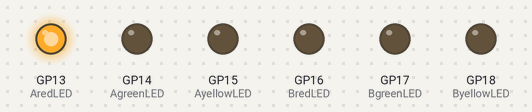
Recording of a program running on a simulated Raspberry Pi Pico running MicroPython. On the bench: output pins drawn as LEDs (lit = HIGH).

Above: at 2.5 s.
At 6.5 s:
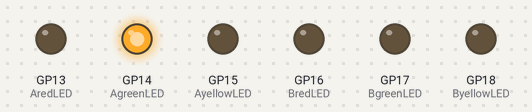
At 8.2 s:
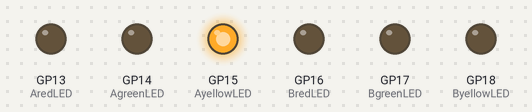
At 9.45 s:
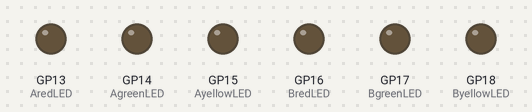
Timing chart, 0 to 12.4 s (numbered marks = the images above):
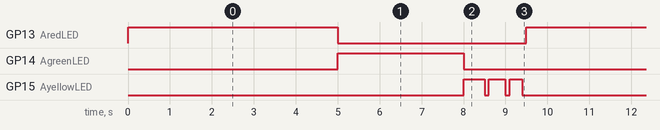

Measured:
- by itself, GP13 (AredLED): alternates HIGH for 5.0 s and LOW for 4.5 s
- by itself, GP14 (AgreenLED): alternates HIGH for 3.0 s and LOW for 6.5 s
- by itself, GP15 (AyellowLED): repeats every 9.5 s: LOW 0.10 s, HIGH 0.40 s, LOW 0.10 s, HIGH 0.30 s, LOW 8.1 s, HIGH 0.50 s

The program:

09_cross_traffic_list_LED.py
```python
from machine import Pin
from utime import sleep
AredLED = machine.Pin(13,Pin.OUT)
AgreenLED = machine.Pin(14,Pin.OUT)
AyellowLED = machine.Pin(15,Pin.OUT)
BredLED = machine.Pin(16,Pin.OUT)
BgreenLED = machine.Pin(17,Pin.OUT)
ByellowLED = machine.Pin(18,Pin.OUT)
#串列[A路口LED,B路口LED]
sequence =[[[5,0],[3,0],[0.5,0.1]],[[5,0],[3,0],[0.5,0.1]]]
#print(int(sequence[1][0]))
while True:
    #控制A紅燈
    AredLED.value(1)
    sleep(int(sequence[0][0][0]))
    AredLED.value(0)
    sleep(float(sequence[0][0][1]))
    #控制A綠燈
    AgreenLED.value(1)
    sleep(int(sequence[0][1][0]))
    AgreenLED.value(0)
    sleep(float(sequence[0][1][1]))
    #控制A黃燈
    for i in range(3):
        AyellowLED.value(1)
        sleep(float(sequence[0][2][0])-float(sequence[0][2][1])*i)
        AyellowLED.value(0)
        sleep(float(sequence[0][2][1]))
```
